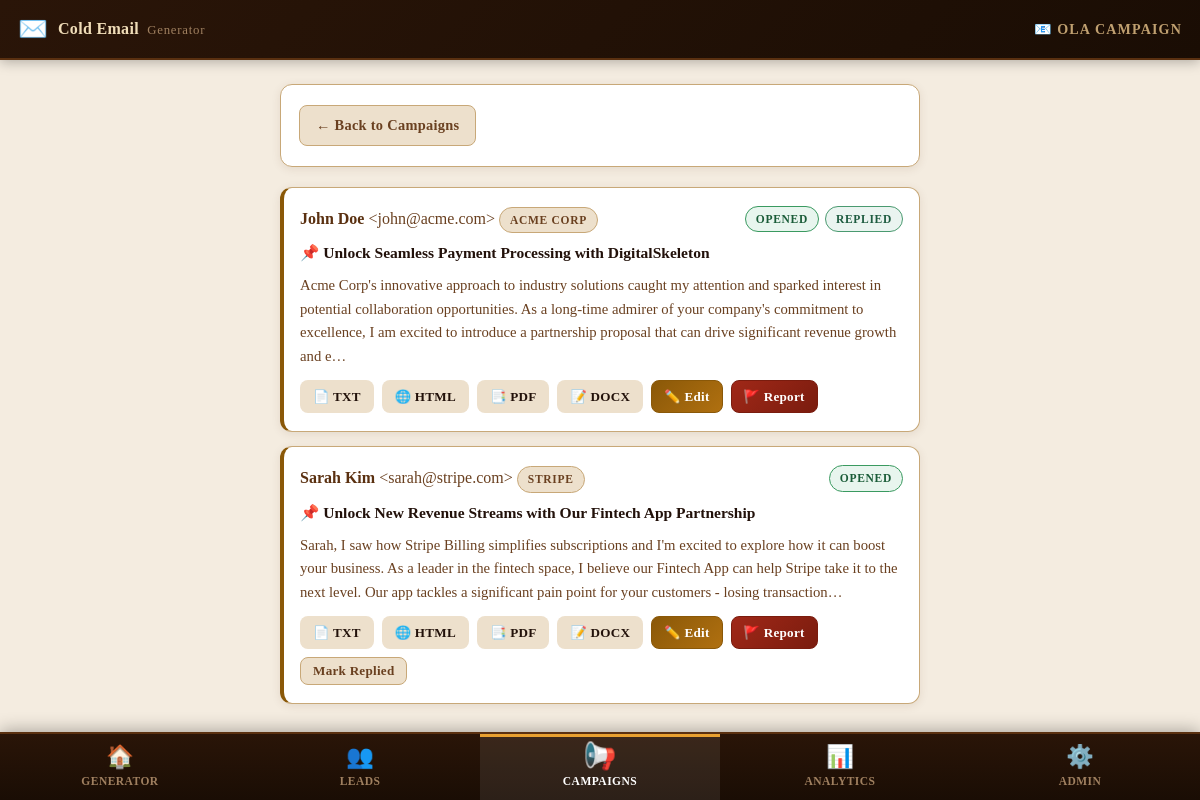
Screenshot of /campaigns/1/emails with the database file from the repository.
### tables this page shows
CREATE TABLE campaigns (
            id            INTEGER PRIMARY KEY AUTOINCREMENT,
            name          TEXT NOT NULL,
            product       TEXT NOT NULL,
            template_type TEXT DEFAULT "short_pitch",
            tone          TEXT DEFAULT "friendly",
            sender        TEXT DEFAULT "",
            created_at    DATETIME DEFAULT CURRENT_TIMESTAMP
        , pain_point TEXT DEFAULT "");

CREATE TABLE emails (
            id          INTEGER PRIMARY KEY AUTOINCREMENT,
            campaign_id INTEGER REFERENCES campaigns(id),
            lead_id     INTEGER REFERENCES leads(id),
            subject     TEXT,
            body        TEXT,
            opened      INTEGER DEFAULT 0,
            replied     INTEGER DEFAULT 0,
            created_at  DATETIME DEFAULT CURRENT_TIMESTAMP
        );

CREATE TABLE leads (
            id       INTEGER PRIMARY KEY AUTOINCREMENT,
            name     TEXT,
            email    TEXT UNIQUE,
            company  TEXT,
            website  TEXT,
            created_at DATETIME DEFAULT CURRENT_TIMESTAMP
        );

### app.py (the view)
@app.route('/campaigns/<int:campaign_id>/emails')
def campaign_emails(campaign_id):
    db = get_db()
    campaign = db.execute('SELECT * FROM campaigns WHERE id = ?', (campaign_id,)).fetchone()
    if not campaign:
        flash('Campaign not found.', 'error')
        return redirect(url_for('campaigns'))
    emails = db.execute(
        'SELECT e.*, l.name as lead_name, l.email as lead_email, l.company '
        'FROM emails e LEFT JOIN leads l ON e.lead_id = l.id '
        'WHERE e.campaign_id = ? ORDER BY e.created_at DESC',
        (campaign_id,)
    ).fetchall()
    return render_template('campaign_emails.html', campaign=campaign, emails=emails)

### models/db.py (called while the page is built)
def get_db():
    if 'db' not in g:
        g.db = sqlite3.connect(
            config.DATABASE_PATH,
            detect_types=sqlite3.PARSE_DECLTYPES
        )
        g.db.row_factory = sqlite3.Row
        g.db.execute('PRAGMA journal_mode=WAL')
        g.db.execute('PRAGMA foreign_keys=ON')
    return g.db

### templates/campaign_emails.html (shortened to what this page needs)
{% extends "base.html" %}
{% block page_title %}📧 {{ campaign.name }}{% endblock %}
{% block content %}
<div class="card mb-4">
  <a href="/campaigns" class="btn btn-secondary btn-sm">← Back to Campaigns</a>
</div>
{% if emails %}
<div class="email-list">
  {% for email in emails %}
  <div class="email-card card">
    <div class="email-card-header">
      <div>
        <strong>{{ email.lead_name or 'Unknown' }}</strong>
        {% if email.lead_email %}<span class="text-muted">&lt;{{ email.lead_email }}&gt;</span>{% endif %}
        {% if email.company %}<span class="badge badge-neutral">{{ email.company }}</span>{% endif %}
      </div>
      <div class="email-status">
        {% if email.opened %}<span class="badge badge-success">Opened</span>{% endif %}
        {% if email.replied %}<span class="badge badge-primary">Replied</span>{% endif %}
      </div>
    </div>
    <div class="email-subject" id="email-subject-{{ email.id }}">📌 {{ email.subject }}</div>
    <div class="email-body-preview" id="email-body-preview-{{ email.id }}">{{ email.body[:300] }}{% if email.body|length > 300 %}…{% endif %}</div>
    <div class="email-actions">
      <a href="/export/{{ email.id }}/txt"  class="btn btn-xs">📄 TXT</a>
      <a href="/export/{{ email.id }}/html" class="btn btn-xs">🌐 HTML</a>
      <a href="/export/{{ email.id }}/pdf"  class="btn btn-xs">📑 PDF</a>
      <a href="/export/{{ email.id }}/docx" class="btn btn-xs">📝 DOCX</a>
      <button class="btn btn-xs btn-edit" onclick="openEditModal({{ email.id }})">✏️ Edit</button>
      <button class="btn btn-xs btn-report" data-id="{{ email.id }}" onclick="openReportModal({{ email.id }})">🚩 Report</button>
      {% if not email.replied %}
      <button class="btn btn-xs btn-secondary" onclick="markReplied({{ email.id }}, this)">Mark Replied</button>
      {% endif %}
    </div>
  </div>
  {% endfor %}
</div>
{% else %}
<div class="card empty-state">
  <p>No emails generated yet. Go back and run the campaign.</p>
</div>
{% endif %}
{% endblock %}

### static/style.css (style rules this page uses)
*, *::before, *::after { box-sizing: border-box; margin: 0; padding: 0; }
:root { --bg: #f4ece0; --surface: #ffffff; --surface2: #faf4ec; --surface3: #ede0cc; --border: #c8a878; --border-lt: #dfc090; --green: #1f6640; --green-hover: #165030; --green-lt: #278050; --red: #a02818; --red-lt: #c8341e; --amber: #8a5808; --amber-lt: #b07010; --lemon: #607010; --lemon-lt: #788c18; --brown: #5a3010; --brown-lt: #7a4818; --primary: var(--green); --primary-hover: var(--green-hover); --accent: var(--red); --success-bg: #e8f5ee; --success-bd: #3a9a60; --success-tx: #1a5c38; --error-bg: #fdecea; --error-bd: #c83428; --error-tx: #8a1c14; --info-bg: #eaf4f0; --info-bd: #4a9a70; --info-tx: #1e5c40; --warn-bg: #fdf4e0; --warn-bd: #c09020; --warn-tx: #7a5808; --text: #22110a; --text-muted: #6a4020; --text-dim: #9a7040; --radius: 12px; --topnav-h: 60px; --bottomnav-h: 68px; }
html { font-size: 16px; }
body { font-family: 'Georgia', 'Times New Roman', serif; background: var(--bg); color: var(--text); display: flex; flex-direction: column; min-height: 100vh; line-height: 1.6; }
.card { background: var(--surface); border: 1px solid var(--border); border-radius: var(--radius); padding: 20px 18px; box-shadow: 0 2px 10px rgba(90,48,16,0.10); }
.mb-4 { margin-bottom: 20px; }
::placeholder { color: var(--text-dim); opacity: 1; }
.btn { display: inline-flex; align-items: center; gap: 7px; padding: 11px 22px; border-radius: 8px; border: 1px solid transparent; cursor: pointer; font-size: 0.95rem; font-weight: 700; font-family: 'Georgia', serif; text-decoration: none; letter-spacing: 0.02em; transition: all 0.18s; background: var(--surface3); color: var(--text); }
.btn-secondary { background: var(--surface3); color: var(--text-muted); border-color: var(--border); }
.btn-xs { padding: 5px 12px; font-size: 0.82rem; }
.btn-sm { padding: 8px 16px; font-size: 0.9rem; }
.badge { display: inline-block; padding: 3px 10px; border-radius: 20px; font-size: 0.72rem; font-weight: 700; text-transform: uppercase; letter-spacing: 0.06em; font-family: 'Georgia', serif; }
.badge-success { background: var(--success-bg); color: var(--success-tx); border: 1px solid var(--success-bd); }
.badge-primary { background: var(--info-bg); color: var(--info-tx); border: 1px solid var(--info-bd); }
.badge-neutral { background: var(--surface3); color: var(--text-muted); border: 1px solid var(--border); }
.email-list { display: flex; flex-direction: column; gap: 14px; }
.email-card { padding: 18px 16px; border-left: 4px solid var(--amber); }
.email-card-header { display: flex; justify-content: space-between; align-items: flex-start; margin-bottom: 8px; flex-wrap: wrap; gap: 8px; }
.email-card-header strong { font-size: 1rem; color: var(--brown); font-family: 'Georgia', serif; }
.email-subject { font-weight: 700; margin-bottom: 8px; color: var(--text); font-size: 0.97rem; }
.email-body-preview { font-size: 0.92rem; color: var(--text-muted); line-height: 1.6; margin-bottom: 12px; }
.email-actions { display: flex; gap: 8px; flex-wrap: wrap; }
.email-status { display: flex; gap: 6px; }
.text-muted { color: var(--text-muted); }
.btn-edit { background: linear-gradient(135deg, var(--amber), var(--amber-lt)); color: #fff; border-color: var(--amber); }
.btn-report { background: linear-gradient(135deg, var(--red), #7a1c0e); color: #fff; border-color: #7a1c0e; }

### rows the page displays
campaigns: name "OLA CAMPAIGN"
emails: name "John Doe", lead_email "john@acme.com", company "ACME CORP", opened "OPENED", replied "REPLIED", subject "Unlock Seamless Payment Processing with DigitalSkeleton", body "Acme Corp's innovative approach to industry solutions caught my attention and sparked interest in potential collaboration opportunities. As a long-time admirer of your company's commitment to excellence, I am excited to introduce a partnership proposal that can drive significant revenue growth and e"
emails: name "Sarah Kim", lead_email "sarah@stripe.com", company "STRIPE", opened "OPENED", subject "Unlock New Revenue Streams with Our Fintech App Partnership", body "Sarah, I saw how Stripe Billing simplifies subscriptions and I'm excited to explore how it can boost your business. As a leader in the fintech space, I believe our Fintech App can help Stripe take it to the next level. Our app tackles a significant pain point for your customers - losing transaction"
